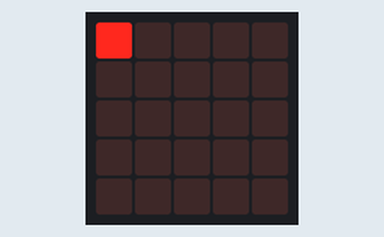
The program below on a simulated BBC micro:bit (MakeCode). Parts: the board's 5×5 LED display.

Above: at 0.1 s.
At 0.7 s:
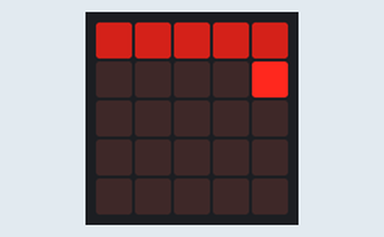
At 1.3 s:
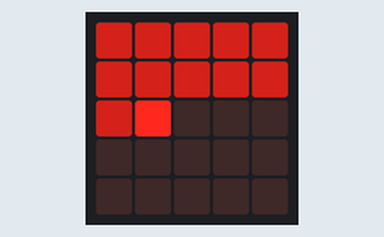
At 1.9 s:
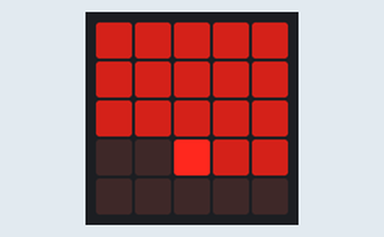
At 2.5 s:
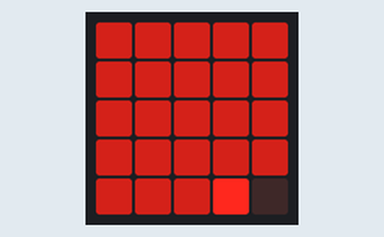
At 39.93 s:
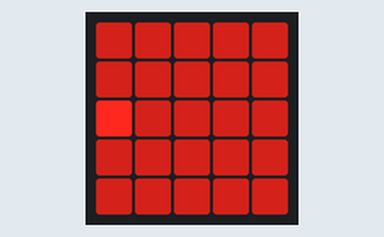

The program:

main.ts
```typescript
turtle.setPosition(0, 0)
turtle.turnRight()
turtle.setSpeed(10)
basic.forever(function () {
    turtle.forward(4)
    turtle.turnRight()
    turtle.forward(1)
    turtle.turnRight()
    turtle.forward(4)
    turtle.turnLeft()
    turtle.forward(1)
    turtle.turnLeft()
    turtle.forward(4)
    turtle.turnRight()
    turtle.forward(1)
    turtle.turnRight()
    turtle.forward(4)
    turtle.turnLeft()
    turtle.forward(1)
    turtle.turnLeft()
    turtle.forward(4)
    turtle.turnLeft()
    turtle.turnLeft()
})
```

test.ts
```typescript
// testes vão aqui; isto não será compilado quando este pacote for usado como uma extensão.
```
